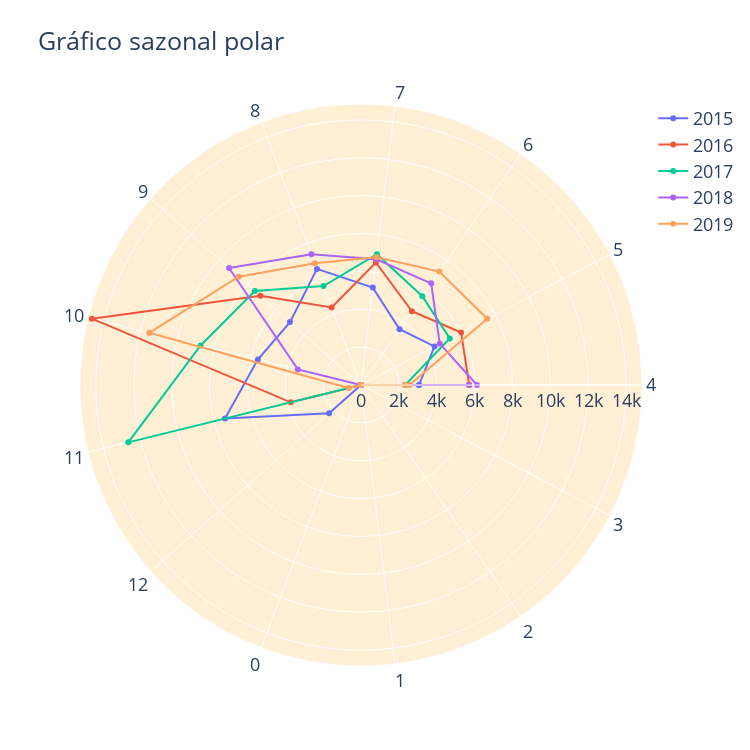

The notebook cell this image was saved under:
### Code cell
import plotly.graph_objects as go


categories = list(safra_sazonal_plot.columns)
categories = [*categories, categories[0]]
categories = [str(i) for i in categories]

ano_1 = list(safra_sazonal_plot.iloc[0,:])
ano_2 = list(safra_sazonal_plot.iloc[1,:])
ano_3 = list(safra_sazonal_plot.iloc[2,:])
ano_4 = list(safra_sazonal_plot.iloc[3,:])
ano_5 = list(safra_sazonal_plot.iloc[4,:])

ano_1 = [*ano_1, ano_1[0]]
ano_2 = [*ano_2, ano_2[0]]
ano_3 = [*ano_3, ano_3[0]]
ano_4 = [*ano_4, ano_2[0]]
ano_5 = [*ano_5, ano_3[0]]

fig = go.Figure(
    data=[
        go.Scatterpolar(r=ano_1, theta=categories, name='2015'),
        go.Scatterpolar(r=ano_2, theta=categories, name='2016'),
        go.Scatterpolar(r=ano_3, theta=categories, name='2017'),
        go.Scatterpolar(r=ano_4, theta=categories, name='2018'),
        go.Scatterpolar(r=ano_5, theta=categories, name='2019')
    ],
    layout=go.Layout(
       title=go.layout.Title(text='Gráfico sazonal polar'),
        polar={'radialaxis': {'visible': True},'bgcolor':'PapayaWhip'},
        showlegend=True,
        width=750,
        height=750,
        font=dict(
        size=18,
        )
    )
)

fig.show()

### Figure 1 — Plotly figure (JSON) as saved in the notebook; plotly's stock layout.template omitted (floating-point values rounded to 4 significant figures)
{"data": [{"name": "2015", "r": [3065.0, 4384.0, 3582.0, 5181.0, 6559.0, 5010.0, 5613.0, 7397.0, 2251.0, 0, 0, 0, 0, 3065.0], "theta": ["4", "5", "6", "7", "8", "9", "10", "11", "12", "0", "1", "2", "3", "4"], "type": "scatterpolar"}, {"name": "2016", "r": [5714.0, 5971.0, 4731.0, 6517.0, 4376.0, 7102.0, 14640.0, 3820.0, 0, 0, 0, 0, 0, 5714.0], "theta": ["4", "5", "6", "7", "8", "9", "10", "11", "12", "0", "1", "2", "3", "4"], "type": "scatterpolar"}, {"name": "2017", "r": [2332.0, 5296.0, 5700.0, 6957.0, 5588.0, 7490.0, 8726.0, 12660.0, 0, 0, 0, 0, 0, 2332.0], "theta": ["4", "5", "6", "7", "8", "9", "10", "11", "12", "0", "1", "2", "3", "4"], "type": "scatterpolar"}, {"name": "2018", "r": [6127.0, 4698.0, 6524.0, 6686.0, 7386.0, 9310.0, 3436.0, 0, 0, 0, 0, 0, 0, 5714.0], "theta": ["4", "5", "6", "7", "8", "9", "10", "11", "12", "0", "1", "2", "3", "4"], "type": "scatterpolar"}, {"name": "2019", "r": [2557.0, 7530.0, 7277.0, 6793.0, 6881.0, 8626.0, 11520.0, 669.1, 0, 0, 0, 0, 0, 2332.0], "theta": ["4", "5", "6", "7", "8", "9", "10", "11", "12", "0", "1", "2", "3", "4"], "type": "scatterpolar"}], "layout": {"font": {"size": 18}, "height": 750, "polar": {"bgcolor": "PapayaWhip", "radialaxis": {"visible": true}}, "showlegend": true, "title": {"text": "Gráfico sazonal polar"}, "width": 750}}
